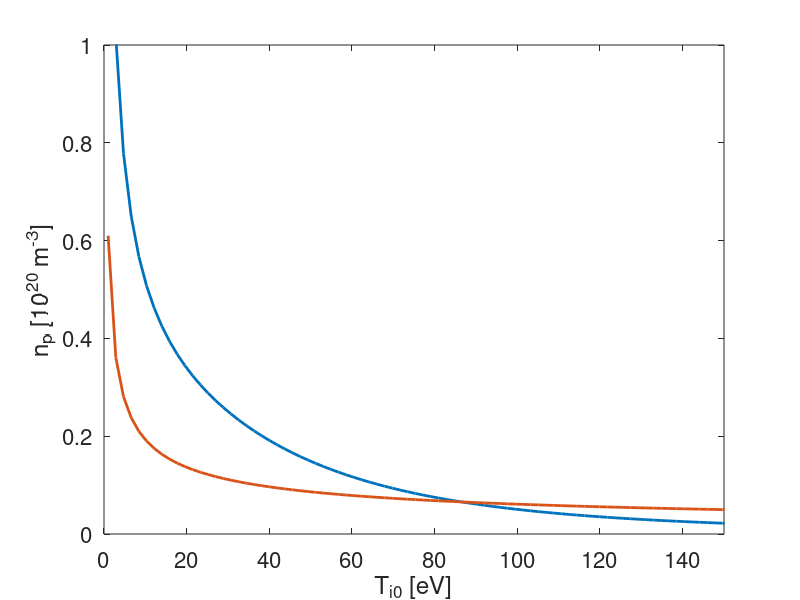

Source code (MATLAB): (Note: this script raises an error after producing the figure.)
close all
clear all

nT = 700;
TD0 = linspace(1,1300,nT);
nS = 1000;
s = linspace(0,20,nS);
n0 = 1e20;
sinj = 0.15;
sv = 1.2;
fcond = 0.1;
Mi = 0.1;
k0e=2000;
gamma=7;
mD = 2;
mz=12;
Z=4;
phi_in = 1.73e23;

mu = mz/(mz+mD);
Beta_i = 3*(mu+5*sqrt(2)*Z^2*(1.1*mu^(5/2) - 0.35*mu^(3/2)) - 1)/(2.6-2*mu + 5.4*mu^2)

cs0=sqrt(2*TD0*1.602e-19/mD/1.66e-27);
P=gamma*n0*cs0.*TD0.*1.602e-19;
T_s = zeros(nT,nS);
dTids = zeros(nT,nS);
for i=1:nT
T_s(i,:) = TD0(i)*(1 + 7/2*fcond*P(i)*s./k0e./TD0(i)^(7/2)).^(2/7);
end
css=sqrt(2*T_s*1.602e-19/mD/1.66e-27);
for i=1:nT
a = 7/2*fcond*P(i)/k0e./TD0(i).^(7/2);
dTids(i,:) = TD0(i).*(2*a./7./(a*s+1).^(5/7));
end

tau_s0 = mz*TD0.*(TD0/2).^0.5./(6.8e4*(1+mD/mz)*n0/1e18*(Z^2)*15);
tau_s = mz*T_s.*(T_s/2).^0.5./(6.8e4*(1+mD/mz)*n0/1e18*(Z^2)*15);
dTds_sv = zeros(1,nT);
dTds_sinj = zeros(1,nT);
tau_sv = zeros(1,nT);
tau_sinj = zeros(1,nT);
for i=1:nT
dTds_sv(i) = interp1(s,dTids(i,:),sv);
dTds_sinj(i) = interp1(s,dTids(i,:),sinj);
tau_sv(i) = interp1(s,tau_s(i,:),sv);
tau_sinj(i) = interp1(s,tau_s(i,:),sinj);
end
Ts_sv = zeros(1,nT);
Ts_sinj = zeros(1,nT);
for i=1:nT
Ts_sv(i) = interp1(s,T_s(i,:),sv);
Ts_sinj(i) = interp1(s,T_s(i,:),sinj);
end
vTh = sqrt(TD0*1.602e-19./mz./1.66e-27);
vdiff = vTh.*vTh.*tau_s0./sinj;
vB = -Mi*cs0;

vTi = 1.602e-19/1.66e-27/mz*Beta_i*tau_s0.*dTds_sinj;

vpl = vdiff - vB + vTi;
np_pl = phi_in./vpl;
np_th = phi_in./vTh;
figure(1)
plot(TD0,np_pl./1e20,'lineWidth',2)
hold on
plot(TD0,np_th./1e20,'lineWidth',2)
% title('Case B Peak Impurity Density')
xlabel('T_{i0} [eV]')
ylabel('n_p [10^{20} m^{-3}]')
axis([0 150 0 1])
set(gca,'fontsize',16)
% M = csvread('../SFT-2/caseB-2-Table 1.csv',1,0)
% TGITR = M(:,1);
% nGITR = M(:,5);
% % nGITR_Scatt = M(:,5);
% zeroVal = find(nGITR == 0);
% % nGITR_noScatt(zeroVal) = [];
% nGITR(zeroVal) = [];
% TGITR(zeroVal) = [];
caseBnp
npGITR(1:2) = npGITR(1:2)/10;
hold on
s1=scatter(TGITR,npGITR/npGITR(1)*.4)
s1.MarkerEdgeColor = 'k';
legend('\phi_{in}/v_{prompt loss}','\phi_{in}/v_{thermal}','GITR')
tickT = linspace(0,150,7);
tau_sTick = mz*tickT.*(tickT/2).^0.5./(6.8e4*(1+mD/mz)*n0/1e18*(Z^2)*15);
vThTick = sqrt(tickT*1.602e-19./mz./1.66e-27);
xticks(tickT);
ax1 = gca;
ax1_pos = ax1.Position; % position of first axes
ax2 = axes('Position',ax1_pos,...
    'XAxisLocation','top',...
    'YAxisLocation','right',...
    'Color','none','YColor','none','fontsize',16);
ax2.XLabel.String = '\lambda_{mfp}/s_{inj}';
% line(vTh,0*vTh,'Parent',ax2,'Color','k')
ax2.XLim = [0 tickT(end)]
% ax2.YLim = [-2 -1]
set(ax2,'XTick',tickT,'XTickLabel',round(vThTick.*tau_sTick./sinj,2))

pbaspect([1 1.25 1])
tau_sv = zeros(1,nT);
tau_sinj = zeros(1,nT);
for i=1:nT
tau_sv(i) = interp1(s,tau_s(i,:),sv);
tau_sinj(i) = interp1(s,tau_s(i,:),sinj);
end

% Ts_sv = Ti0.*(1+7/2*fcond*P*sv/k0e./Ti0.^(7/2)).^(2/7);
% Ts_sinj = Ti0.*(1+7/2*fcond*P*sinj/k0e./Ti0.^(7/2)).^(2/7);
Ts_sv = zeros(1,nT);
cs_sv = zeros(1,nT);
Ts_sinj = zeros(1,nT);
for i=1:nT
Ts_sv(i) = interp1(s,T_s(i,:),sv);
cs_sv(i) = interp1(s,css(i,:),sv);
Ts_sinj(i) = interp1(s,T_s(i,:),sinj);
end
FFf_sv = mz*1.66e-27*(-Mi*cs0)./Ts_sv./1.602e-19./tau_sv.*(sv-sinj);
FFf_csv = mz*1.66e-27*(-Mi*cs_sv)./Ts_sv./1.602e-19./tau_sv.*(sv-sinj);
FFf_sinj = mz*1.66e-27*(-Mi*cs0)./Ts_sinj./1.602e-19./tau_sinj.*(sv-sinj);
FFf_s0 = mz*1.66e-27*(-Mi*cs0)./TD0./1.602e-19./tau_s0.*(sv-sinj);
FiGf = (Beta_i-1)*log(Ts_sv./Ts_sinj);
nz_np = exp(FFf_s0+FiGf);
figure(2)
% semilogy(1./(TD0.^2)*1e4,nz_np.*np_pl.*vTi./1.73e23)
hold on
% semilogy(1./(TD0.^2)*1e4,nz_np.*np_pl.*vTh./1.73e23)
axis([0 3.5 1e-5 1e-2])

xlabel('(T_0 [eV])^{-2} x 10^{-4}')
ylabel('\phi_{leak}/\phi_{in}')
title('Divertor Leakage as a Function of T^{-2}')
set(gca,'fontsize',16)
pbaspect([1 1.25 1])
legend('Simple Fluid Theory','GITR')
FFfI = zeros(1,nT);
FiGfI = zeros(1,nT);
ds = s(2) - s(1);
intInds = find(s >= sinj & s<= sv);
for i=1:nT
FFf0 = mz*1.66e-27*(-Mi*cs0(i))./T_s(i,intInds)./1.602e-19./tau_s(i,intInds);
FFfI(i) = sum(FFf0)*ds;
FiGf0 = (Beta_i-1)*dTids(i,intInds)./T_s(i,intInds);
FiGfI(i) = sum(FiGf0)*ds;
end
nz_np = exp(FFfI+FiGfI);
% semilogy(1./(TD0.^2)*1e4,nz_np.*np_pl.*vTi./1.73e23)

% GITR_leak = M(:,7);
% TGITR = M(:,1);
% zeroVal = find(GITR_leak == 0);
% GITR_leak(zeroVal) = [];
% TGITR(zeroVal) = [];
% hold on
x = linspace(0,5e-4);
semilogy(1e4*x,0.03*exp(-2.65e4*x),'lineWidth',2)
set(gca, 'YScale', 'log')
caseBleakage
s1=scatter(1./TGITR./TGITR*1e4,leakage)
s1.MarkerEdgeColor = 'k';
x = linspace(0,5e-4);
% semilogy(1e4*x,0.03*exp(-2.65e4*x))
% set(gca, 'YScale', 'log')
legend('Simple Fluid Theory','GITR')
